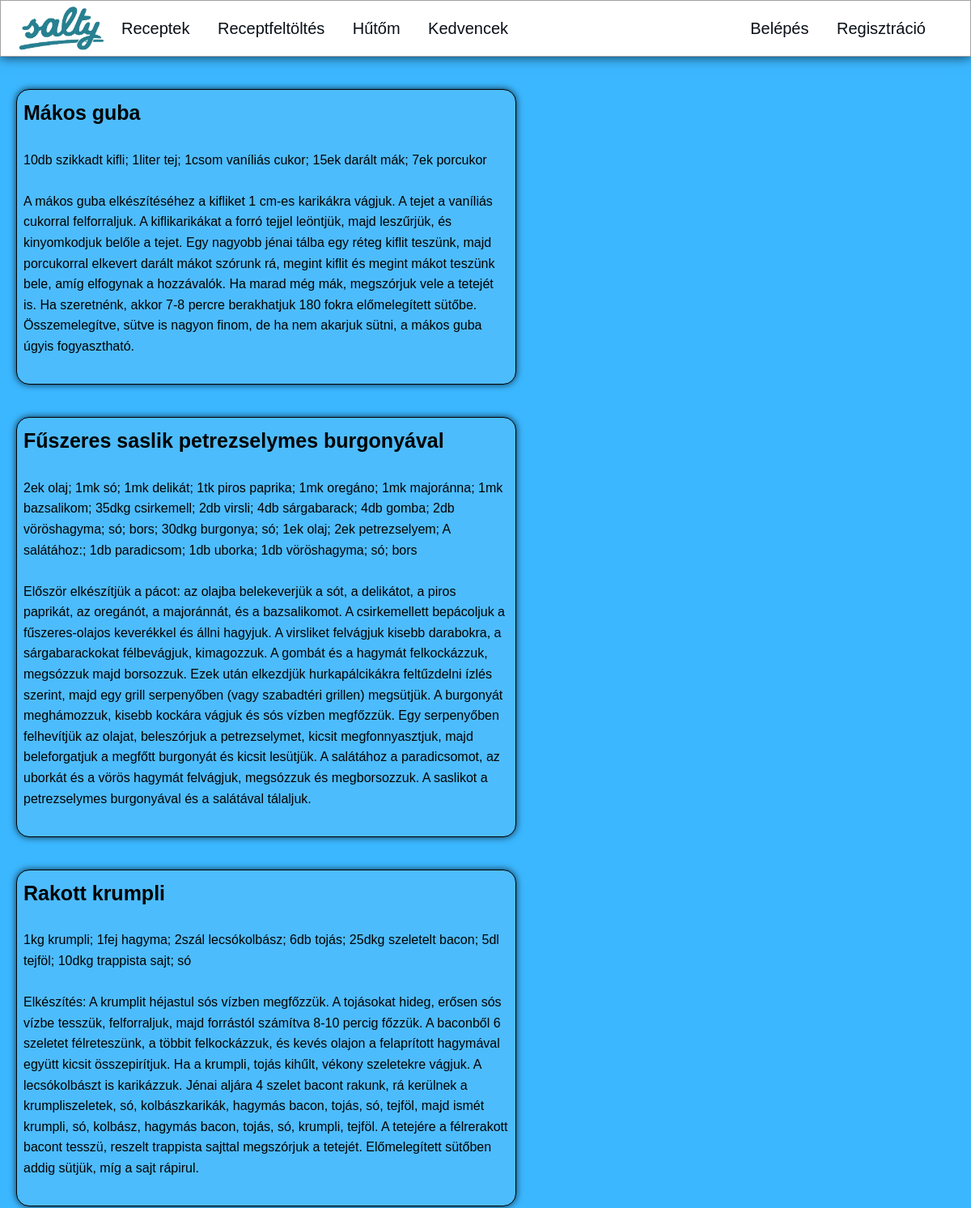
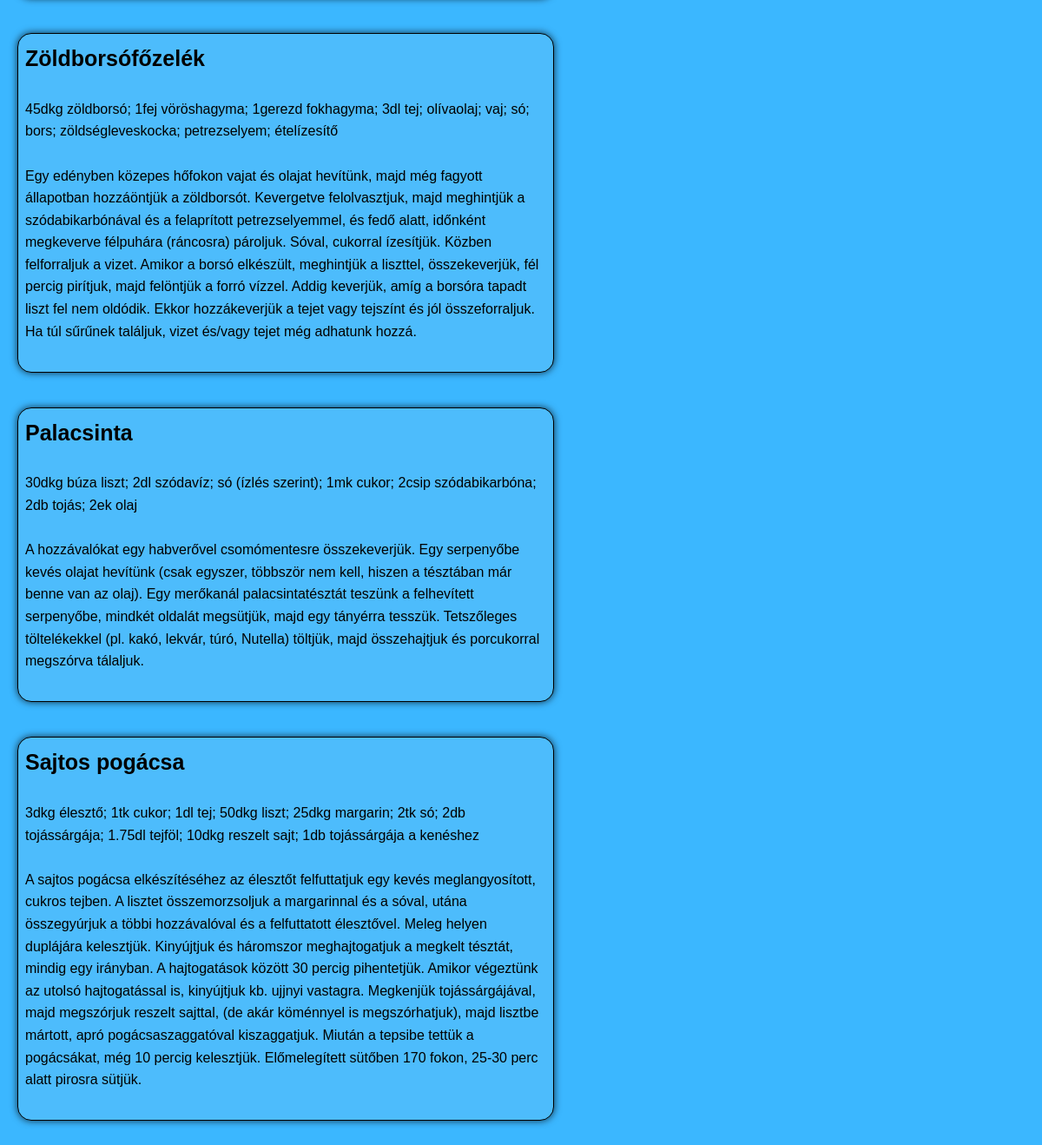
The page / on the database its author committed (2 pictures, top to bottom).
### tables this page shows
CREATE TABLE `receptek` (
  `rid` int(11) NOT NULL,
  `rnev` varchar(100) NOT NULL,
  `osszetevok` text NOT NULL,
  `elkeszites` text NOT NULL
);

### receptek.php (the view, shortened to what this page needs)
<?php
    $adb = mysqli_connect( "localhost", "root", "", "vizsga" );
    $tabla = mysqli_query( $adb , "
		SELECT *
		FROM   receptek
    " ) ;
    echo "<div class='etelek1'>" ;
        while( $sor = mysqli_fetch_array( $tabla ) )
        {
            echo "<div class='etelek'>
                <div class='recept-nev'>$sor[rnev]</div><br>
                <div class='recept-osszetevok'>$sor[osszetevok]</div><br>
                <div class='recept-elkeszites'>$sor[elkeszites]</div><br>
            </div>";
        }
?>

### index.php (shortened to what this page needs)
<!DOCTYPE html>
<html lang="en">
<head>
	<link rel="stylesheet" href="index.css">
</head>
<body>
    <header class="header">
		<div class="main-nav">
            <a href="../vizsga/index.php">
                <img class="logo" src="logo0.png" alt="salty">
            </a>
			<a class="nav-item" href="./?p=rec">Receptek</a>
			<a class="nav-item" href="./?p=recfel">Receptfeltöltés</a>
			<a class="nav-item" href="./?p=huto">Hűtőm</a>
			<a class="nav-item" href="./?p=kedv">Kedvencek</a>
            <div class="login">
            <?php
            if (isset($_SESSION['uid'])) {
                if (isset($_GET['bel'])) {
                    if ($_GET['bel'] == "successfull") {
                        echo '<script> alert ("Sikeres belépés")</script>';
                    }
                }
                echo '<a class="welcome-text">Szia '.$_SESSION['uid'].'!</a>';
                echo '<a class="nav-item" href="./?p=kij">Kijelentkezés</a>';
            } else {
                echo <<<BELEPES
                    <a class="nav-item" href="./?p=bel">Belépés</a>
                    <a class="nav-item" href="./?p=reg">Regisztráció</a>
                BELEPES;
            }
            ?>
            </div>
		</div>
    </header>
    <div id="tartalom">
        <?php
        if (isset($_GET['p']))  $p=$_GET['p'];
        else                    $p="";
        if($p=="rec")   include("receptek.php");         else
        if($p=="recfel") include("recfel.php");         else
        if($p=="huto")   include("huto.php");           else
        if($p=="kedv")   include("kedvenc.php");        else
        if($p=="bel")   include("bejel.php");            else
        if($p=="reg")   include("regisztracio.php");    else
        if($p=="kij")   include("kijelentkezes.php");   else
                        include("receptek.php");
        ?>
    </div>
</body>
</html>

### index.css (style rules this page uses)
body { font-family: 'Montserrat', sans-serif; margin: 0; line-height: 1.6; min-height: 100vh; background-color: #3bb7ff; }
.header { box-sizing: border-box; }
.logo { float: left; margin: -7px 4px 10px 20px; width: 110px; }
.main-nav a.nav-item { padding: 10px 15px; text-transform: none; text-align: center; display: inline-block; font-size: 1.25em; color:#0a1018; text-decoration: none; }
.header { padding-top: .5em; padding-bottom: .5em; border: 1px solid #a2a2a2; background-color: #fff; -webkit-box-shadow: 0px 0px 14px 0px rgba(0,0,0,0.75); -moz-box-shadow: 0px 0px 14px 0px rgba(0,0,0,0.75); box-shadow: 0px 0px 14px 0px rgba(0,0,0,0.75); }
.login { float: right; margin-right: 40px; }
#tartalom { margin:auto; position: absolute; }
.etelek { border: solid 1px black; border-radius: 1rem; background-color: #4dbcfc; box-shadow: 0px 0px 8px 0px rgba(0, 0, 0, 0.75); margin: 40px 20px; padding: 8px; width: 600px; }
.recept-nev { font-size: 25px; font-weight: bolder; }

### rows shown on the page
receptek: rnev "Mákos guba", osszetevok "10db szikkadt kifli; 1liter tej; 1csom vaníliás cukor; 15ek darált mák; 7ek porcukor", elkeszites "A mákos guba elkészítéséhez a kifliket 1 cm-es karikákra vágjuk. A tejet a vaníliás cukorral felforraljuk. A kiflikarikákat a forró tejjel leöntjük, majd leszűrjük, és kinyomkodjuk belőle a tejet. Egy nagyobb jénai tálba egy réteg kiflit teszünk, majd porcukorral elkevert darált mákot szórunk rá, megint kiflit és megint mákot teszünk bele, amíg elfogynak a hozzávalók. Ha marad még mák, megszórjuk vele a tetejét is. Ha szeretnénk, akkor 7-8 percre berakhatjuk 180 fokra előmelegített sütőbe. Összemelegítve, sütve is nagyon finom, de ha nem akarjuk sütni, a mákos guba úgyis fogyasztható."
receptek: rnev "Fűszeres saslik petrezselymes burgonyával", osszetevok "2ek olaj; 1mk só; 1mk delikát; 1tk piros paprika; 1mk oregáno; 1mk majoránna; 1mk bazsalikom; 35dkg csirkemell; 2db virsli; 4db sárgabarack; 4db gomba; 2db vöröshagyma; só; bors; 30dkg burgonya; só; 1ek olaj; 2ek petrezselyem; A salátához:; 1db paradicsom; 1db uborka; 1db vöröshagyma; só; bors", elkeszites "Először elkészítjük a pácot: az olajba belekeverjük a sót, a delikátot, a piros paprikát, az oregánót, a majoránnát, és a bazsalikomot. A csirkemellett bepácoljuk a fűszeres-olajos keverékkel és állni hagyjuk. A virsliket felvágjuk kisebb darabokra, a sárgabarackokat félbevágjuk, kimagozzuk. A gombát és a hagymát felkockázzuk, megsózzuk majd borsozzuk. Ezek után elkezdjük hurkapálcikákra feltűzdelni ízlés szerint, majd egy grill serpenyőben (vagy szabadtéri grillen) megsütjük. A burgonyát meghámozzuk, kisebb kockára vágjuk és sós vízben megfőzzük. Egy serpenyőben felhevítjük az olajat, beleszórjuk a petrezselymet, kicsit megfonnyasztjuk, majd beleforgatjuk a megfőtt burgonyát és kicsit…"
receptek: rnev "Rakott krumpli", osszetevok "1kg krumpli; 1fej hagyma; 2szál lecsókolbász; 6db tojás; 25dkg szeletelt bacon; 5dl tejföl; 10dkg trappista sajt; só", elkeszites "Elkészítés: A krumplit héjastul sós vízben megfőzzük. A tojásokat hideg, erősen sós vízbe tesszük, felforraljuk, majd forrástól számítva 8-10 percig főzzük. A baconből 6 szeletet félreteszünk, a többit felkockázzuk, és kevés olajon a felaprított hagymával együtt kicsit összepirítjuk. Ha a krumpli, tojás kihűlt, vékony szeletekre vágjuk. A lecsókolbászt is karikázzuk. Jénai aljára 4 szelet bacont rakunk, rá kerülnek a krumpliszeletek, só, kolbászkarikák, hagymás bacon, tojás, só, tejföl, majd ismét krumpli, só, kolbász, hagymás bacon, tojás, só, krumpli, tejföl. A tetejére a félrerakott bacont tesszü, reszelt trappista sajttal megszórjuk a tetejét. Előmelegített sütőben addig sütjük, míg a…"
receptek: rnev "Zöldborsófőzelék", osszetevok "45dkg zöldborsó; 1fej vöröshagyma; 1gerezd fokhagyma; 3dl tej; olívaolaj; vaj; só; bors; zöldségleveskocka; petrezselyem; ételízesítő", elkeszites "Egy edényben közepes hőfokon vajat és olajat hevítünk, majd még fagyott állapotban hozzáöntjük a zöldborsót. Kevergetve felolvasztjuk, majd meghintjük a szódabikarbónával és a felaprított petrezselyemmel, és fedő alatt, időnként megkeverve félpuhára (ráncosra) pároljuk. Sóval, cukorral ízesítjük. Közben felforraljuk a vizet. Amikor a borsó elkészült, meghintjük a liszttel, összekeverjük, fél percig pirítjuk, majd felöntjük a forró vízzel. Addig keverjük, amíg a borsóra tapadt liszt fel nem oldódik. Ekkor hozzákeverjük a tejet vagy tejszínt és jól összeforraljuk. Ha túl sűrűnek találjuk, vizet és/vagy tejet még adhatunk hozzá."
receptek: rnev "Palacsinta", osszetevok "30dkg búza liszt; 2dl szódavíz; só (ízlés szerint); 1mk cukor; 2csip szódabikarbóna; 2db tojás; 2ek olaj", elkeszites "A hozzávalókat egy habverővel csomómentesre összekeverjük. Egy serpenyőbe kevés olajat hevítünk (csak egyszer, többször nem kell, hiszen a tésztában már benne van az olaj). Egy merőkanál palacsintatésztát teszünk a felhevített serpenyőbe, mindkét oldalát megsütjük, majd egy tányérra tesszük. Tetszőleges töltelékekkel (pl. kakó, lekvár, túró, Nutella) töltjük, majd összehajtjuk és porcukorral megszórva tálaljuk."
receptek: rnev "Sajtos pogácsa", osszetevok "3dkg élesztő; 1tk cukor; 1dl tej; 50dkg liszt; 25dkg margarin; 2tk só; 2db tojássárgája; 1.75dl tejföl; 10dkg reszelt sajt; 1db tojássárgája a kenéshez", elkeszites "A sajtos pogácsa elkészítéséhez az élesztőt felfuttatjuk egy kevés meglangyosított, cukros tejben. A lisztet összemorzsoljuk a margarinnal és a sóval, utána összegyúrjuk a többi hozzávalóval és a felfuttatott élesztővel. Meleg helyen duplájára kelesztjük. Kinyújtjuk és háromszor meghajtogatjuk a megkelt tésztát, mindig egy irányban. A hajtogatások között 30 percig pihentetjük. Amikor végeztünk az utolsó hajtogatással is, kinyújtjuk kb. ujjnyi vastagra. Megkenjük tojássárgájával, majd megszórjuk reszelt sajttal, (de akár köménnyel is megszórhatjuk), majd lisztbe mártott, apró pogácsaszaggatóval kiszaggatjuk. Miután a tepsibe tettük a pogácsákat, még 10 percig kelesztjük. Előmelegített…"
